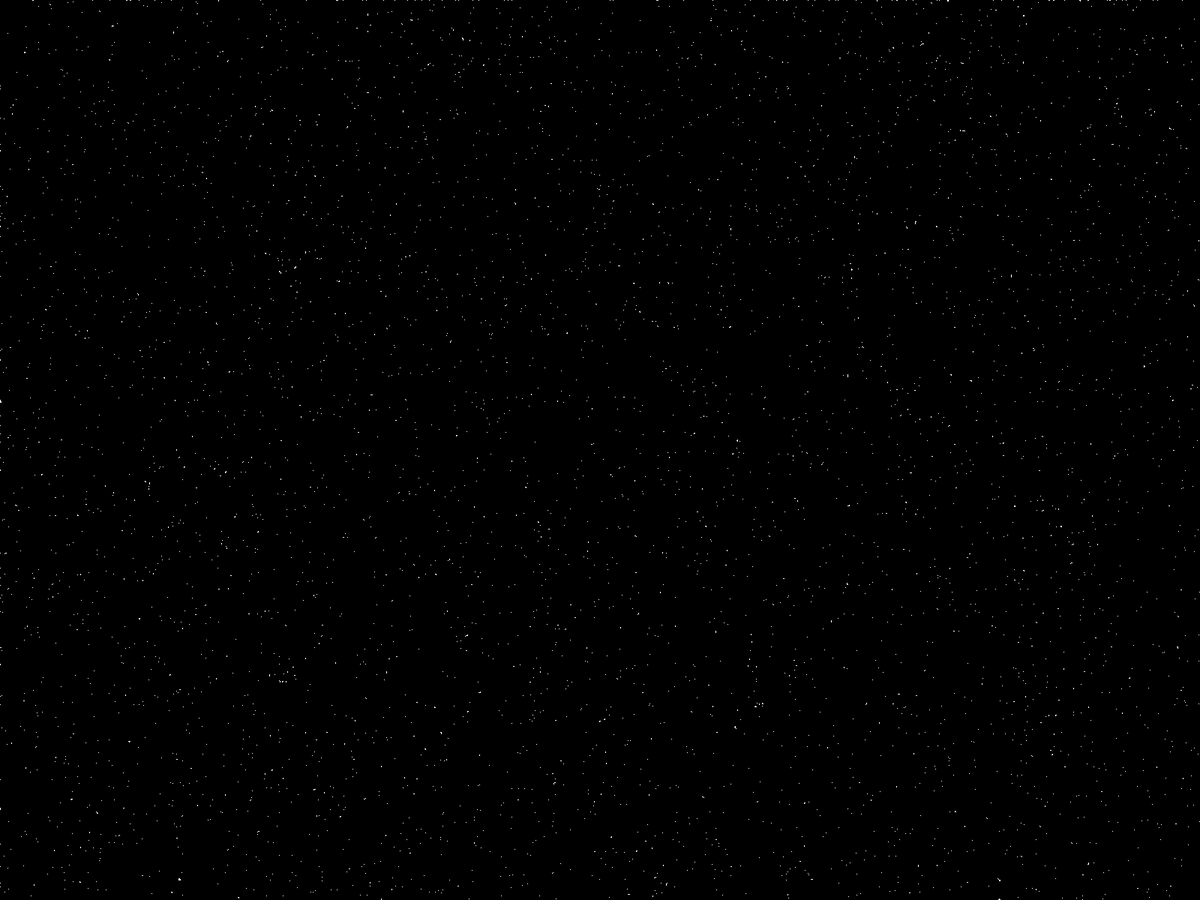
Frame 1 (no input)
Frame 60 (the mouse pressed at the canvas centre just before this capture): blank canvas, image omitted
Frame 120 (the mouse held since frame 60 and released just before this capture): blank canvas, image omitted

The Processing sketch that drew this single still picture (run headless with seeded random() and noise(); from frame 60 on, the mouse is pressed at the canvas centre):

// Processing sketch: BriansBrain
// ── BriansBrain.pde
int[][] cells, _cells;
final color LIVE = color(0), DYING = color(128), DEAD = color(255);
final color[] STATES = {LIVE, DYING, DEAD};
PGraphics game;

void setup() {
  fullScreen();
  game =  createGraphics(width, height);
  cells = new int[width][height];
  _cells = new int[cells.length][cells[0].length];
  game.beginDraw();
  for (int i = 0; i < cells.length; i++) {
    for (int j = 0; j < cells[i].length; j++) {
      cells[i][j] = int(random(3));
    }
  }
  game.endDraw();
}
void draw() {
  background(DEAD);  
  for (int i = 0; i < cells.length; i++) {
    for (int j = 0; j < cells[i].length; j++) {
      _cells[i][j] = cells[i][j];
    }
  }

  int[][] neighbors = new int[cells.length][cells[0].length];
  for (int i = 0; i < cells.length; i++) {
    for (int j = 0; j < cells[i].length; j++) {
      if (cells[i][j] == 0) {
        int i1 = (i - 1 + cells.length) % cells.length;
        int i2 = (i + 1 + cells.length) % cells.length;
        int j1 = (j - 1 + cells[0].length) % cells[0].length;
        int j2 = (j + 1 + cells[0].length) % cells[0].length;

        neighbors[i1][j1]++;
        neighbors[i1][j]++;
        neighbors[i1][j2]++; 
        
        neighbors[i][j1]++;
        neighbors[i][j2]++;
        
        neighbors[i2][j1]++;
        neighbors[i2][j]++;
        neighbors[i2][j2]++;
      }
    }
  }

  game.beginDraw();
  for (int i = 0; i < cells.length; i++) {
    for (int j = 0; j < cells[i].length; j++) {
      if (cells[i][j] == 2) {
        if (neighbors[i][j] == 2) { 
          cells[i][j] = 0;
        }
      } else {
        cells[i][j]++;
      }


      if (cells[i][j] != _cells[i][j]) {
        colorCell(i, j);
      }
    }
  }
  game.endDraw();
  image(game, 0, 0);
}

void colorCell(int i, int j) {
  float currentSize = 1;
  game.fill(STATES[cells[i][j]]);
  game.rect(currentSize * i, currentSize * j, currentSize, currentSize);
}
